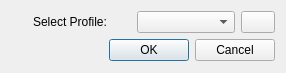
<?xml version="1.0" encoding="UTF-8"?>
<ui version="4.0">
 <class>SignInDialog</class>
 <widget class="QDialog" name="SignInDialog">
  <property name="windowModality">
   <enum>Qt::ApplicationModal</enum>
  </property>
  <property name="geometry">
   <rect>
    <x>0</x>
    <y>0</y>
    <width>286</width>
    <height>73</height>
   </rect>
  </property>
  <property name="windowTitle">
   <string>Sign in</string>
  </property>
  <property name="windowIcon">
   <iconset resource="../MIDASDesktopIcons.qrc">
    <normaloff>:/icons/Midas_Desktop_Icon.png</normaloff>:/icons/Midas_Desktop_Icon.png</iconset>
  </property>
  <property name="modal">
   <bool>true</bool>
  </property>
  <layout class="QVBoxLayout" name="verticalLayout">
   <item>
    <layout class="QGridLayout" name="gridLayout">
     <item row="0" column="0">
      <widget class="QLabel" name="label_5">
       <property name="minimumSize">
        <size>
         <width>16</width>
         <height>16</height>
        </size>
       </property>
       <property name="maximumSize">
        <size>
         <width>16</width>
         <height>16</height>
        </size>
       </property>
       <property name="text">
        <string/>
       </property>
       <property name="pixmap">
        <pixmap resource="../MIDASDesktopIcons.qrc">:/icons/dude3.png</pixmap>
       </property>
       <property name="scaledContents">
        <bool>true</bool>
       </property>
      </widget>
     </item>
     <item row="0" column="1">
      <widget class="QLabel" name="label">
       <property name="text">
        <string>Select Profile:</string>
       </property>
       <property name="margin">
        <number>3</number>
       </property>
      </widget>
     </item>
     <item row="0" column="2">
      <widget class="QComboBox" name="profileComboBox"/>
     </item>
     <item row="0" column="3">
      <widget class="QPushButton" name="createProfileButton">
       <property name="maximumSize">
        <size>
         <width>34</width>
         <height>34</height>
        </size>
       </property>
       <property name="toolTip">
        <string>Create a Profile</string>
       </property>
       <property name="text">
        <string/>
       </property>
       <property name="icon">
        <iconset resource="../MIDASDesktopIcons.qrc">
         <normaloff>:/icons/add2.png</normaloff>:/icons/add2.png</iconset>
       </property>
      </widget>
     </item>
    </layout>
   </item>
   <item>
    <widget class="QDialogButtonBox" name="buttonBox">
     <property name="standardButtons">
      <set>QDialogButtonBox::Cancel|QDialogButtonBox::Ok</set>
     </property>
    </widget>
   </item>
  </layout>
 </widget>
 <tabstops>
  <tabstop>profileComboBox</tabstop>
  <tabstop>createProfileButton</tabstop>
  <tabstop>buttonBox</tabstop>
 </tabstops>
 <resources>
  <include location="../MIDASDesktopIcons.qrc"/>
  <include location="../MIDASDesktopIcons.qrc"/>
  <include location="../MIDASDesktopIcons.qrc"/>
  <include location="../MIDASDesktopIcons.qrc"/>
  <include location="../MIDASDesktopIcons.qrc"/>
  <include location="../MIDASDesktopIcons.qrc"/>
  <include location="../MIDASDesktopIcons.qrc"/>
  <include location="../MIDASDesktopIcons.qrc"/>
  <include location="../MIDASDesktopIcons.qrc"/>
  <include location="../MIDASDesktopIcons.qrc"/>
  <include location="../MIDASDesktopIcons.qrc"/>
 </resources>
 <connections>
  <connection>
   <sender>buttonBox</sender>
   <signal>accepted()</signal>
   <receiver>SignInDialog</receiver>
   <slot>accept()</slot>
   <hints>
    <hint type="sourcelabel">
     <x>187</x>
     <y>197</y>
    </hint>
    <hint type="destinationlabel">
     <x>128</x>
     <y>218</y>
    </hint>
   </hints>
  </connection>
  <connection>
   <sender>buttonBox</sender>
   <signal>rejected()</signal>
   <receiver>SignInDialog</receiver>
   <slot>reject()</slot>
   <hints>
    <hint type="sourcelabel">
     <x>257</x>
     <y>197</y>
    </hint>
    <hint type="destinationlabel">
     <x>306</x>
     <y>110</y>
    </hint>
   </hints>
  </connection>
 </connections>
</ui>
